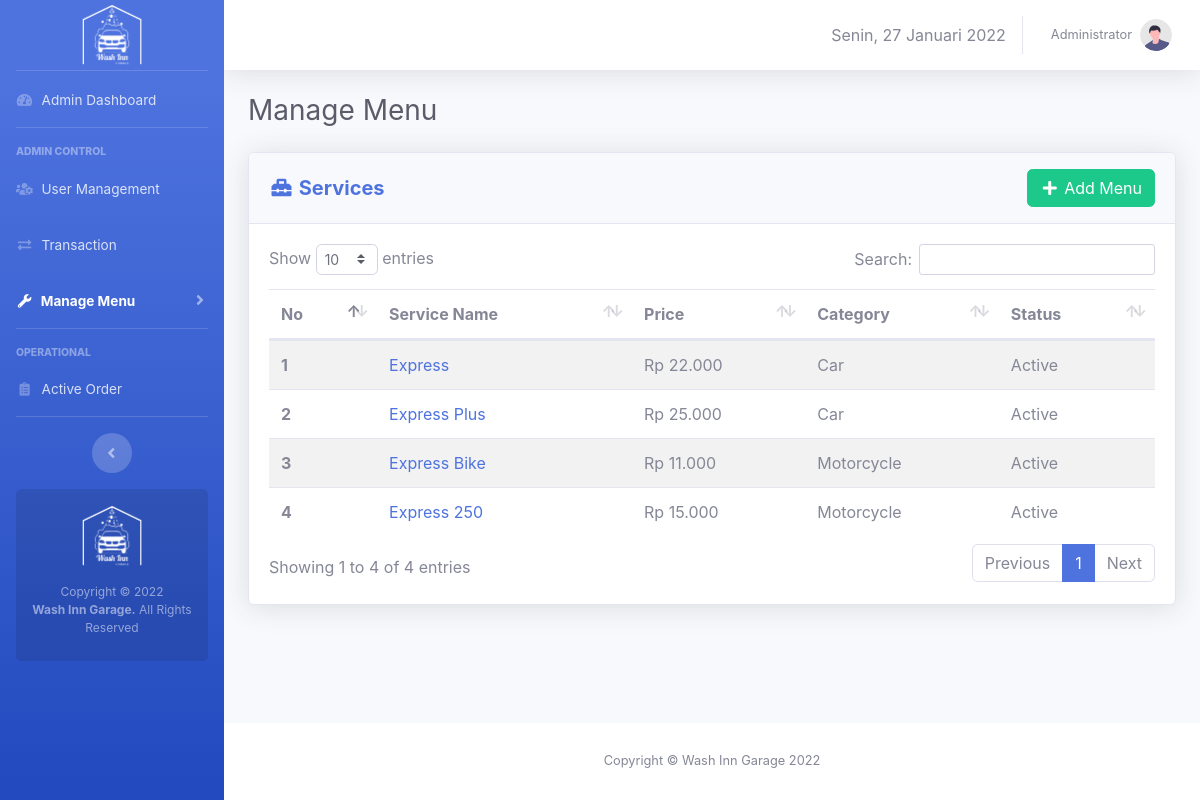
The app's page /admin/service-menu.php (signed in) with its own data.
### tables this page shows
CREATE TABLE `users` (
  `id` int(11) NOT NULL,
  `fullname` varchar(50) NOT NULL,
  `email` varchar(50) NOT NULL,
  `phone` varchar(15) NOT NULL DEFAULT 'n/a',
  `username` varchar(50) NOT NULL,
  `role` enum('admin','operator') NOT NULL,
  `password` varchar(255) NOT NULL
);

CREATE TABLE `menus` (
  `id` int(10) NOT NULL,
  `type` enum('service','merchandise','food','beverage') NOT NULL,
  `category` enum('Car','Motorcycle') NOT NULL,
  `name` varchar(50) NOT NULL,
  `price` varchar(10) NOT NULL,
  `image` varchar(100) DEFAULT NULL,
  `description` varchar(1000) DEFAULT NULL,
  `stock` int(10) DEFAULT NULL,
  `status` enum('active','inactive','out of stock') NOT NULL
);

### core/init.php (called while the page is built, shortened)
<?php
if (!empty($_SERVER['HTTPS']) && ('on' == $_SERVER['HTTPS'])) {
  $home = 'https://';
} else {
  $home = 'http://';
}
$home   .= $_SERVER['HTTP_HOST'] .'/washinngarage';
$assets  = $home.'/assets';
?>

### admin/admin-only.php (called while the page is built)
<?php
	require_once '../core/init.php';
	if (isset($_SESSION['wig_user'])) {
		$username = $_SESSION['wig_user'];
		if (checkRole($username) != 'admin') {
			header("Location: ".$home."/operator/");
		}
	}else{
		header("Location: ".$home."/login.php");
	}
	$current_user = $_SESSION['wig_user']
?>

### core/user.php (called while the page is built, shortened)
<?php
function checkRole($username)
{
	global $link;
	$username = mysqli_real_escape_string($link, $username);
	$query = "SELECT role FROM users WHERE username = '$username'";
	$result = mysqli_query($link, $query);
	$data 	= mysqli_fetch_assoc($result);
	return $data['role'];
}
function getUserByUsername($username){
	global $link;
	$username = mysqli_real_escape_string($link, $username);
	$query = "SELECT * FROM users WHERE username = '$username'";
	$result = mysqli_query($link, $query);
	$data = mysqli_fetch_assoc($result);
	return $data;
}
 ?>

### admin/service-menu.php (the view, shortened to what this page needs)
<?php
	require_once 'admin-only.php';
    $i = 1;
    $query_getServices = "SELECT * FROM menus WHERE type = 'service'";
    $execute_getServices = mysqli_query($link, $query_getServices);
 ?>
 <!DOCTYPE html>
<html>
<head>
	<link rel="stylesheet" type="text/css" href="<?=$assets?>/css/sb-admin-2.min.css">
	<link href="<?=$assets?>/vendor/fontawesome-free/css/all.min.css" rel="stylesheet" type="text/css">
    <link href="<?=$assets?>/vendor/datatables/dataTables.bootstrap4.min.css" rel="stylesheet">
</head>
<body class="page-top">
    <div id="wrapper">
        <?php require_once 'view-template/sidebar.php'; ?>
        <div id="content-wrapper" class="d-flex flex-column">
            <div id="content">
                <?php require_once 'view-template/topbar.php'; ?>
                <div class="container-fluid">
                    <div class="d-sm-flex align-items-center justify-content-between mb-4">
                        <h1 class="h3 mb-0 text-gray-800">Manage Menu </h1>
                    </div>
                    <div class="row">
                        <div class="col-xl-12 col-lg-12" id="panelUtama">
                            <div class="card shadow mb-4">
                                <div
                                    class="card-header py-3 d-flex flex-row align-items-center justify-content-between">
                                    <h5 class="m-0 font-weight-bold text-primary"><i class="fas fa-toolbox fa-fw"></i> Services</h5>
                                    <a data-toggle="modal" data-target="#addMenuModal" class="btn btn-success"><i class="fas fa-plus fa-fw"></i> Add Menu</a>
                                </div>
                                <div class="card-body">
                                    <table class="table table-striped" id="services">
                                      <thead>
                                        <tr>
                                          <th scope="col">No</th>
                                          <th scope="col">Service Name</th>
                                          <th scope="col">Price</th>
                                          <th scope="col">Category</th>
                                          <th scope="col">Status</th>
                                        </tr>
                                      </thead>
                                      <tbody>
                                        <?php while ($service = mysqli_fetch_assoc($execute_getServices)) {
                                            $status = ($service['status'] == 'active')?'Active':'Inactive';
                                            $type = ($service['type'] == 'service')?'Service':'other';
                                            $price = 'Rp '.number_format($service['price'],0,',','.')
                                        ?>
                                        <tr>
                                          <th scope="row"><?= $i ?></th>
                                          <td><a href="#" onclick="openDetail('<?= $service['image'].'\',\''.$service['name'].'\',\''.$type.'\',\''.$service['category'].'\',\''.$price.'\',\''.$status.'\',\''.$service['description'].'\',\''.$service['id'].'\',\''.$service['price'] ?>')" class="text-decoration-none"><?= $service['name']?></a></td>
                                          <td><?= $price?></td>
                                          <td><?= $service['category'] ?></td>
                                          <td><?= $status ?></td>
                                        </tr>
                                        <?php $i++;} ?>
                                      </tbody>
                                    </table>
                                </div>
                            </div>
                        </div>
                    </div>
                </div>
            </div>
        <?php require_once "view-template/footer.php" ?>
        </div>
    </div>
</body>
</html>

### admin/view-template/topbar.php (shortened to what this page needs)
<?php
    $userdetail = getUserByUsername($current_user);
?>
<nav class="navbar navbar-expand navbar-light bg-white topbar mb-4 static-top shadow">
    <ul class="navbar-nav ml-auto">
        <li class="nav-item d-none d-lg-inline my-auto">
            Senin, 27 Januari 2022
        </li>
        <li class="nav-item dropdown no-arrow">
            <a class="nav-link dropdown-toggle" href="#" id="userDropdown" role="button"
                data-toggle="dropdown" aria-haspopup="true" aria-expanded="false">
                <span class="mr-2 d-none d-lg-inline text-gray-600 small"><?= $userdetail['fullname'] ?></span>
                <img class="img-profile rounded-circle"
                    src="<?=$assets?>/img/undraw_profile.svg">
            </a>
        </li>
    </ul>
</nav>

### records on screen
users: fullname "Administrator"
menus: name "Express", price "Rp 22.000", category "Car", status "Active"
menus: name "Express Plus", price "Rp 25.000", category "Car", status "Active"
menus: name "Express Bike", price "Rp 11.000", category "Motorcycle", status "Active"
menus: name "Express 250", price "Rp 15.000", category "Motorcycle", status "Active"
